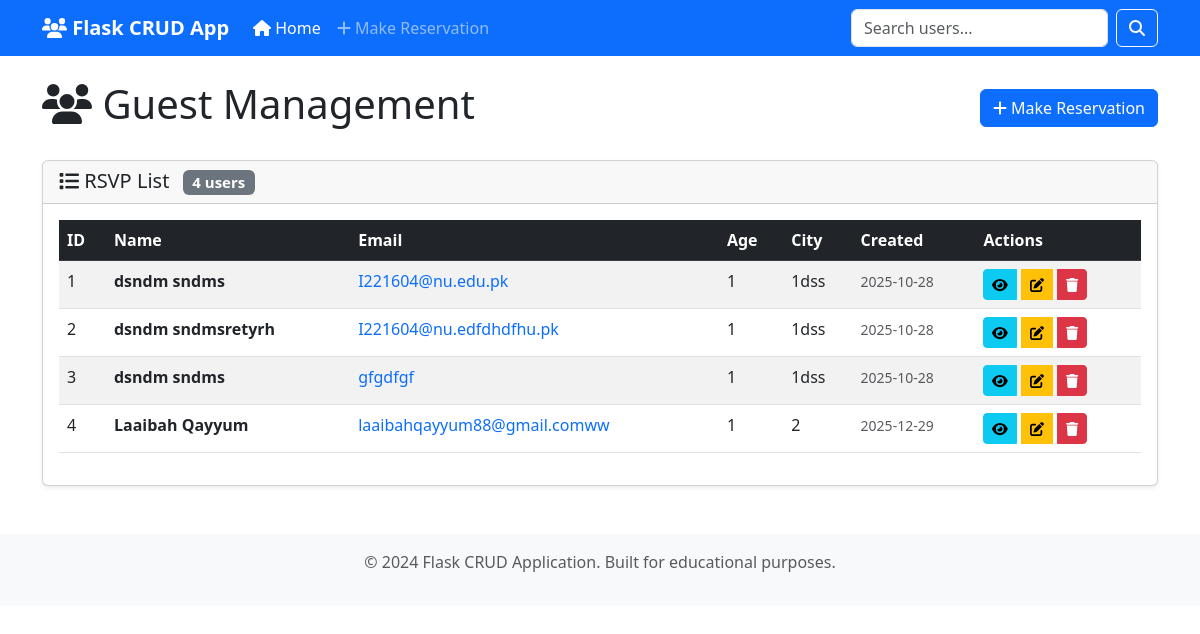
The page / on the database its author committed.
### skeleton_app.py (models this page shows, shortened)
class User(db.Model):
    id = db.Column(db.Integer, primary_key=True)
    first_name = db.Column(db.String(50), nullable=False)
    last_name = db.Column(db.String(50), nullable=False)
    email = db.Column(db.String(120), unique=True, nullable=False)
    age = db.Column(db.Integer, nullable=False)
    city = db.Column(db.String(50), nullable=False)
    created_at = db.Column(db.DateTime, default=datetime.utcnow)

### skeleton_app.py (the view)
@app.route('/', methods=['GET', 'POST'])
def index():
    users = User.query.all()  # Replace this line with your implementation
    return render_template('index.html', users=users)

### templates/index.html (shortened to what this page needs)
{% extends "base.html" %}
{% block content %}
<div class="row">
    <div class="col-12">
        <div class="d-flex justify-content-between align-items-center mb-4">
            <h1><i class="fas fa-users"></i> Guest Management</h1>
            <a href="{{ url_for('add_user') }}" class="btn btn-primary">
                <i class="fas fa-plus"></i> Make Reservation
            </a>
        </div>
    </div>
</div>
<div class="row">
    <div class="col-12">
        <div class="card">
            <div class="card-header">
                <h5 class="card-title mb-0">
                    <i class="fas fa-list"></i> RSVP List
                    <span class="badge bg-secondary ms-2">{{ users|length }} users</span>
                </h5>
            </div>
            <div class="card-body">
                {% if users %}
                    <div class="table-responsive">
                        <table class="table table-striped table-hover">
                            <thead class="table-dark">
                                <tr>
                                    <th>ID</th>
                                    <th>Name</th>
                                    <th>Email</th>
                                    <th>Age</th>
                                    <th>City</th>
                                    <th>Created</th>
                                    <th>Actions</th>
                                </tr>
                            </thead>
                            <tbody>
                                {% for user in users %}
                                <tr>
                                    <td>{{ user.id }}</td>
                                    <td>
                                        <strong>{{ user.first_name }} {{ user.last_name }}</strong>
                                    </td>
                                    <td>
                                        <a href="mailto:{{ user.email }}" class="text-decoration-none">
                                            {{ user.email }}
                                        </a>
                                    </td>
                                    <td>{{ user.age }}</td>
                                    <td>{{ user.city }}</td>
                                    <td>
                                        <small class="text-muted">
                                            {{ user.created_at.strftime('%Y-%m-%d') if user.created_at else 'N/A' }}
                                        </small>
                                    </td>
                                    <td>
                                        <div class="btn-group" role="group">
                                            <a href="{{ url_for('view_user', user_id=user.id) }}"
                                               class="btn btn-sm btn-info"
                                               title="View Details">
                                                <i class="fas fa-eye"></i>
                                            </a>
                                            <a href="{{ url_for('update_user', user_id=user.id) }}"
                                               class="btn btn-sm btn-warning"
                                               title="Edit User">
                                                <i class="fas fa-edit"></i>
                                            </a>
                                            <a href="{{ url_for('delete_user', user_id=user.id) }}"
                                               class="btn btn-sm btn-danger"
                                               title="Delete User"
                                               onclick="return confirm('Are you sure you want to delete this user?')">
                                                <i class="fas fa-trash"></i>
                                            </a>
                                        </div>
                                    </td>
                                </tr>
                                {% endfor %}
                            </tbody>
                        </table>
                    </div>
                {% endif %}
            </div>
        </div>
    </div>
</div>
{% endblock %}

### templates/base.html (shortened to what this page needs)
<!DOCTYPE html>
<html lang="en">
<head>
    <link href="https://cdn.jsdelivr.net/npm/bootstrap@5.3.0/dist/css/bootstrap.min.css" rel="stylesheet">
</head>
<body>
    <nav class="navbar navbar-expand-lg navbar-dark bg-primary">
        <div class="container">
            <a class="navbar-brand" href="{{ url_for('index') }}">
                <i class="fas fa-users"></i> Flask CRUD App
            </a>
            <div class="collapse navbar-collapse" id="navbarNav">
                <ul class="navbar-nav me-auto">
                    <li class="nav-item">
                        <a class="nav-link {% if request.endpoint == 'index' %}active{% endif %}" href="{{ url_for('index') }}">
                            <i class="fas fa-home"></i> Home
                        </a>
                    </li>
                    <li class="nav-item">
                        <a class="nav-link {% if request.endpoint == 'add_user' %}active{% endif %}" href="{{ url_for('add_user') }}">
                            <i class="fas fa-plus"></i> Make Reservation
                        </a>
                    </li>
                </ul>
                <form class="d-flex" method="GET" action="{{ url_for('search_users') }}">
                    <input class="form-control me-2" type="search" name="query" placeholder="Search users..." value="{{ request.args.get('query', '') }}">
                    <button class="btn btn-outline-light" type="submit">
                        <i class="fas fa-search"></i>
                    </button>
                </form>
            </div>
        </div>
    </nav>
    <div class="container mt-4">
        {% block content %}{% endblock %}
    </div>
    <footer class="bg-light text-center text-muted py-3 mt-5">
        <div class="container">
            <p>&copy; 2024 Flask CRUD Application. Built for educational purposes.</p>
        </div>
    </footer>
</body>
</html>

### templates/base.html (style rules this page uses)
.navbar-brand { font-weight: bold; }
.card { box-shadow: 0 0.125rem 0.25rem rgba(0, 0, 0, 0.075); }
.btn-group .btn { margin-right: 5px; }
.btn-group .btn:last-child { margin-right: 0; }

### rows shown on the page
User: id "1", first_name "dsndm", last_name "sndms", email "I221604@nu.edu.pk", age "1", city "1dss", created_at "2025-10-28"
User: id "2", first_name "dsndm", last_name "sndmsretyrh", email "I221604@nu.edfdhdfhu.pk", age "1", city "1dss", created_at "2025-10-28"
User: id "3", first_name "dsndm", last_name "sndms", email "gfgdfgf", age "1", city "1dss", created_at "2025-10-28"
User: id "4", first_name "Laaibah", last_name "Qayyum", email "laaibahqayyum88@gmail.comww", age "1", city "2", created_at "2025-12-29"

### other values the page prints
{{ users|length }} "4"
